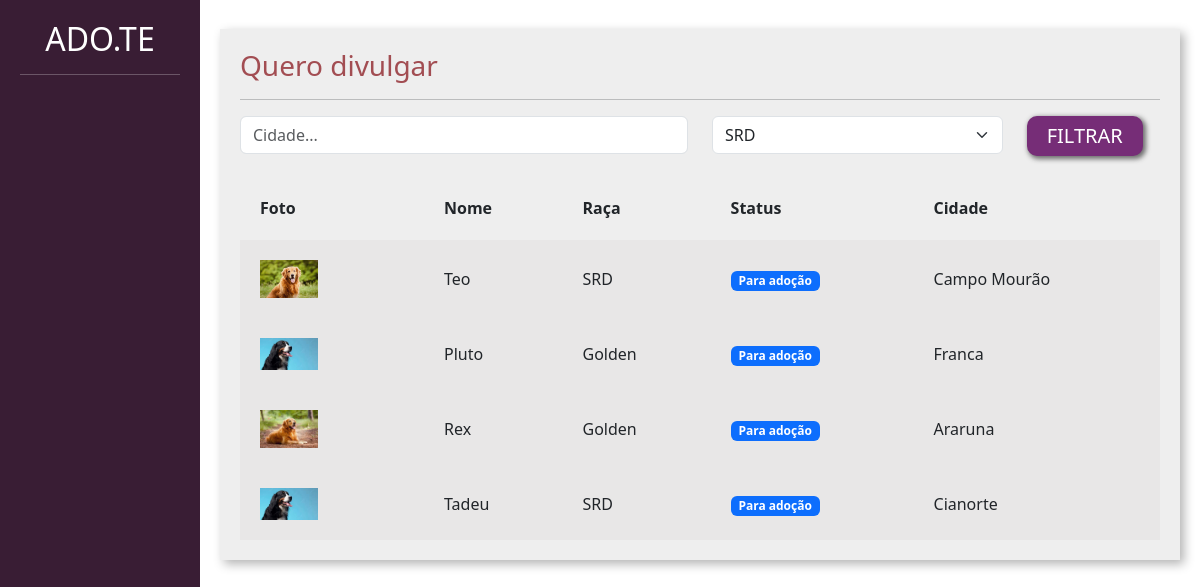
Screenshot of /adotar/ with the database file from the repository.
### divulgar/models.py (models this page shows, shortened)
class Pet(models.Model):
    choices_status = (('P', 'Para adoção'),
                      ('A', 'Adotado'))
    usuario = models.ForeignKey(User, on_delete=models.DO_NOTHING)
    foto = models.ImageField(upload_to="fotos_pets")
    nome = models.CharField(max_length=100)
    descricao = models.TextField()
    estado = models.CharField(max_length=50)
    cidade = models.CharField(max_length=50)
    telefone = models.CharField(max_length=50)
    tags = models.ManyToManyField(Tag)
    raca = models.ForeignKey(Raca, on_delete=models.DO_NOTHING)
    status = models.CharField(max_length=1, choices=choices_status, default='P')

class Raca(models.Model):
    raca = models.CharField(max_length=50)
    def __str__(self):
        return self.raca

### adotar/views.py (the view)
# urls.py: path('', views.listar_pets, name="listar_pets"),
def listar_pets(request):
    if request.method == "GET":
        pets = Pet.objects.filter(status="P")
        racas = Raca.objects.all()
        cidade = request.GET.get('cidade')
        raca_filter = request.GET.get('raca')
        if cidade:
            pets = pets.filter(cidade__icontains=cidade)
        if raca_filter:
            pets = pets.filter(raca__id=raca_filter)
            raca_filter = Raca.objects.get(id=raca_filter)
    return render(request, 'listar_pets.html', {'pets': pets, 'racas': racas, 'cidade': cidade, 'raca_filter': raca_filter})

### adotar/templates/listar_pets.html (shortened to what this page needs)
{% load static %}
<!doctype html>
<html lang="pt-BR">
    <head>
    <link href="https://cdn.jsdelivr.net/npm/bootstrap@5.3.0-alpha1/dist/css/bootstrap.min.css" rel="stylesheet">
    <link href="{% static 'usuarios/css/cadastro.css' %}" rel="stylesheet">
    <link href="{% static 'divulgar/css/novo_pet.css' %}" rel="stylesheet">
    <link href="{% static 'divulgar/css/seus_pet.css' %}" rel="stylesheet">
    <link href="{% static 'adotar/css/listar_pets.css' %}" rel="stylesheet">
    </head>
    <body>
        <div class="container-fluid">
            <div class="row">
                <div class="col-md-2 bg-side sidebar">
                    <h2>ADO.TE</h2>
                    <hr>
                </div>
                <div class="col-md">
                    <div class="wrapper">
                        <div class="box width80">
                            <h3 class="font-vinho">Quero divulgar</h3>
                            <hr>
                            <form action="{% url 'listar_pets' %}" method="GET">
                                <div class="row">
                                    <div class="col-md-6">
                                        <input type="text" placeholder="Cidade..." value="{% if cidade %}{{cidade}}{% endif %}" name="cidade" class="form-control">
                                    </div>
                                    <div class="col-md-4">
                                        <select class="form-select" name="raca">
                                        {% for raca in racas %}
                                            <option {% if raca_filter.id == raca.id %} selected {% endif %} value="{{raca.id}}">{{raca}}</option>
                                        {% endfor%}
                                        </select>
                                    </div>
                                    <div class="col-md-2">
                                        <input type="submit" class="btn-custom-secondary" value="FILTRAR">
                                    </div>
                                </div>
                            </form>
                             <table class="tabela" cellpadding="20">
                                <tr>
                                    <th>Foto</th>
                                    <th>Nome</th>
                                    <th>Raça</th>
                                    <th>Status</th>
                                    <th>Cidade</th>
                                </tr>
                                {% for pet in pets%}
                                    <tr class="tabela-linha">
                                        <td width="20%">
                                            <a href="{% url 'ver_pet' pet.id %}"><img width="40%" src="{{pet.foto.url}}"></a>
                                        </td>
                                        <td>
                                            {{pet.nome}}
                                        </td>
                                        <td>
                                            {{pet.raca}}
                                        </td>
                                        <td>
                                            {% if pet.status == "P" %}
                                                <span class="badge text-bg-primary">Para adoção</span>
                                            {% elif pet.status == "A" %}
                                                <span class="badge text-bg-success">Adotado</span>
                                            {% endif%}
                                        </td>
                                        <td>
                                            {{pet.cidade}}
                                        </td>
                                    </tr>
                                {% endfor %}
                            </table>
                        </div>
                    </div>
                </div>
            </div>
        </div>
    </body>
</html>

### templates/static/usuarios/css/cadastro.css (style rules this page uses)
.bg-side { background-color: #391D34; color: white; height: 100vh; }

### templates/static/divulgar/css/novo_pet.css (style rules this page uses)
.sidebar { text-align: center; padding: 20px; }
.wrapper { margin-top: 3%; display: flex; flex-direction: row; justify-content: center; align-items: center; }
.box { padding:20px; width: 50vw; background: rgb(238, 238, 238); box-shadow: 4px 4px 10px rgba(0,0,0,.3); }
.font-vinho { color: #A24D52; }

### templates/static/divulgar/css/seus_pet.css (style rules this page uses)
.width80 { width: 80vw; }
.tabela { width: 100%; margin-top: 20px; }
.tabela-linha { background-color: #e8e7e7; }

### templates/static/adotar/css/listar_pets.css (style rules this page uses)
.btn-custom-secondary { background-color: #762D77; border: none; box-shadow: 2px 2px 5px 1px rgb(108, 108, 108); color: white; font-size: 20px; padding: 5px 20px 5px 20px; border-radius: 10px; }

### rows the page displays
Pet: foto (picture), nome "Teo", raca "SRD", status "Para adoção", cidade "Campo Mourão"
Pet: foto (picture), nome "Pluto", raca "Golden", status "Para adoção", cidade "Franca"
Pet: foto (picture), nome "Rex", raca "Golden", status "Para adoção", cidade "Araruna"
Pet: foto (picture), nome "Tadeu", raca "SRD", status "Para adoção", cidade "Cianorte"

### other values shown
form field raca "SRD"
